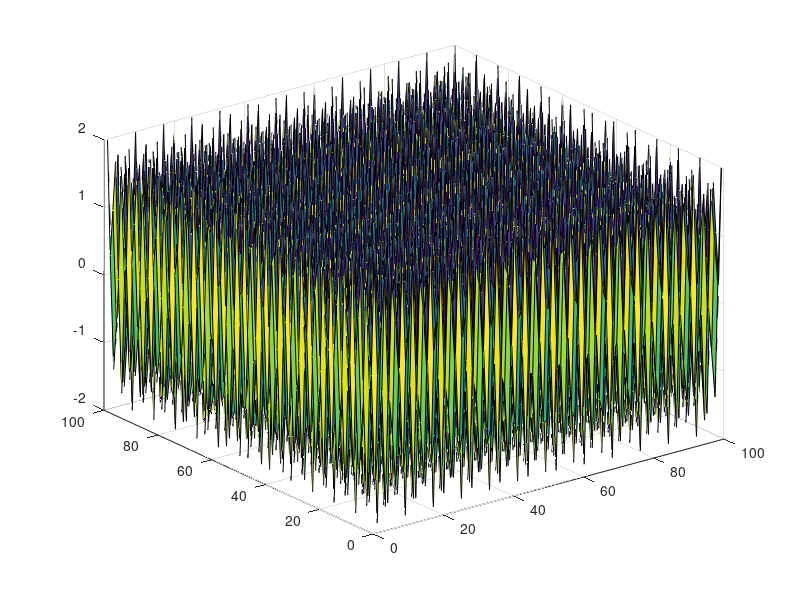
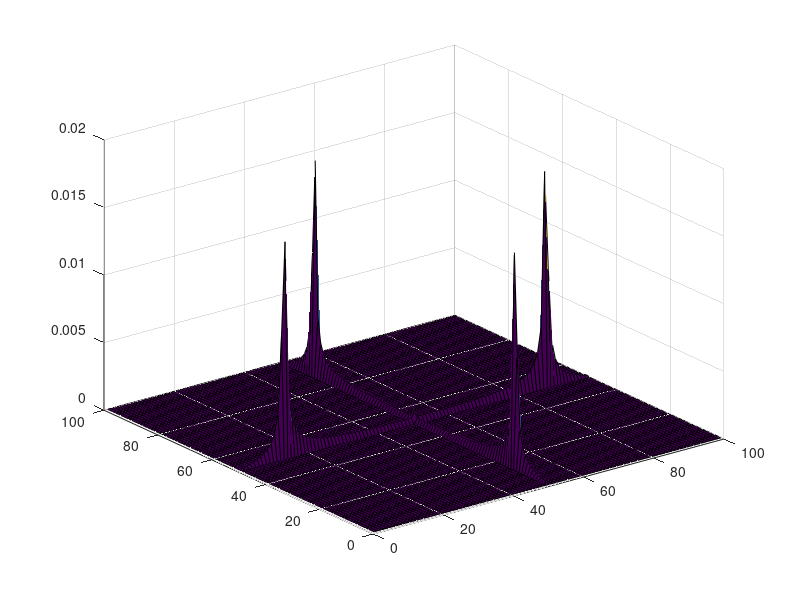

These figures' MATLAB source, in order:
[x, y] = meshgrid(linspace(0, 500), linspace(0, 500));

F = 250;
A = cos(2 * F*  pi * x) + cos(2 * F*  pi * y);
surf(A)

F = fft2(A);


F2 =  abs(fftshift(F)) / (500 * 500);

figure()
surf(F2)